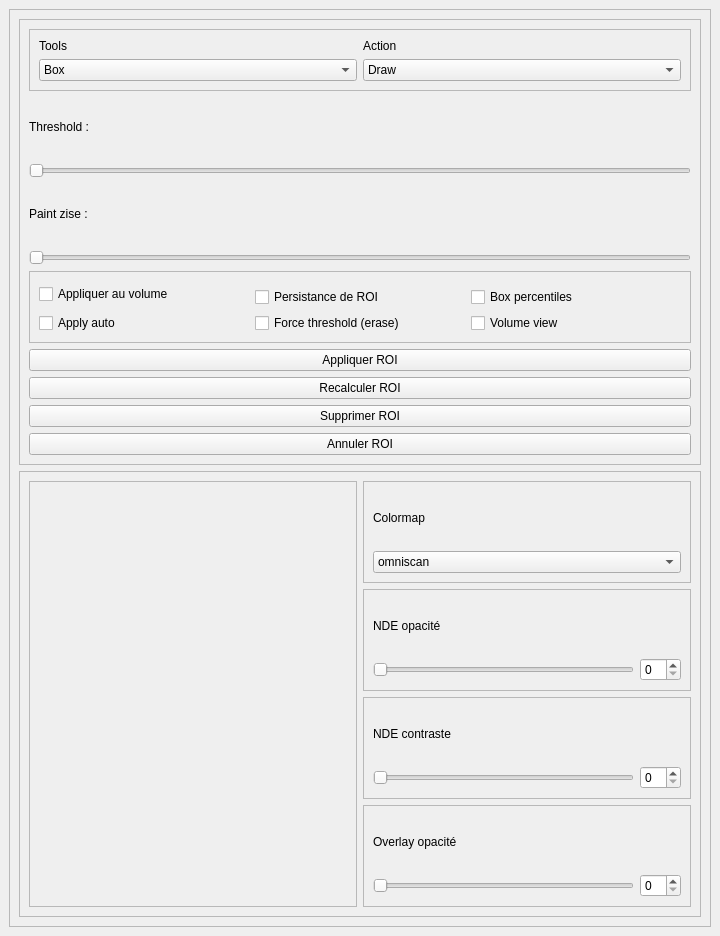
<?xml version="1.0" encoding="UTF-8"?>
<ui version="4.0">
 <class>DockWidget</class>
 <widget class="QDockWidget" name="DockWidget">
  <property name="geometry">
   <rect>
    <x>0</x>
    <y>0</y>
    <width>720</width>
    <height>936</height>
   </rect>
  </property>
  <property name="windowTitle">
   <string>DockWidget</string>
  </property>
  <widget class="ToolsPanel" name="dockWidgetContents">
   <layout class="QGridLayout" name="gridLayout_4">
    <item row="0" column="0">
     <widget class="QScrollArea" name="scrollArea_2">
      <property name="widgetResizable">
       <bool>true</bool>
      </property>
      <widget class="QWidget" name="scrollAreaWidgetContents_2">
       <property name="geometry">
        <rect>
         <x>0</x>
         <y>0</y>
         <width>698</width>
         <height>890</height>
        </rect>
       </property>
       <layout class="QVBoxLayout" name="verticalLayout">
        <item>
         <widget class="QFrame" name="frame">
          <property name="sizePolicy">
           <sizepolicy hsizetype="Minimum" vsizetype="Minimum">
            <horstretch>0</horstretch>
            <verstretch>0</verstretch>
           </sizepolicy>
          </property>
          <property name="frameShape">
           <enum>QFrame::Shape::StyledPanel</enum>
          </property>
          <property name="frameShadow">
           <enum>QFrame::Shadow::Raised</enum>
          </property>
          <layout class="QVBoxLayout" name="verticalLayout_5">
           <property name="sizeConstraint">
            <enum>QLayout::SizeConstraint::SetMinimumSize</enum>
           </property>
           <item>
            <widget class="QFrame" name="frame_3">
             <property name="frameShape">
              <enum>QFrame::Shape::StyledPanel</enum>
             </property>
             <property name="frameShadow">
              <enum>QFrame::Shadow::Raised</enum>
             </property>
             <layout class="QGridLayout" name="gridLayout_6">
              <item row="1" column="1">
               <widget class="QLabel" name="label">
                <property name="text">
                 <string>Action</string>
                </property>
               </widget>
              </item>
              <item row="2" column="0">
               <widget class="QComboBox" name="comboBox">
                <item>
                 <property name="text">
                  <string>Box</string>
                 </property>
                </item>
                <item>
                 <property name="text">
                  <string>Free Hand</string>
                 </property>
                </item>
                <item>
                 <property name="text">
                  <string>Grow</string>
                 </property>
                </item>
                <item>
                 <property name="text">
                  <string>Line</string>
                 </property>
                </item>
                <item>
                 <property name="text">
                  <string>Paint</string>
                 </property>
                </item>
                <item>
                 <property name="text">
                  <string>Mod</string>
                 </property>
                </item>
                <item>
                 <property name="text">
                  <string>Peak</string>
                 </property>
                </item>
               </widget>
              </item>
              <item row="1" column="0">
               <widget class="QLabel" name="label_8">
                <property name="text">
                 <string>Tools</string>
                </property>
               </widget>
              </item>
              <item row="2" column="1">
               <widget class="QComboBox" name="comboBox_3">
                <item>
                 <property name="text">
                  <string>Draw</string>
                 </property>
                </item>
                <item>
                 <property name="text">
                  <string>Erase</string>
                 </property>
                </item>
               </widget>
              </item>
             </layout>
            </widget>
           </item>
           <item>
            <widget class="QLabel" name="label_2">
             <property name="text">
              <string>Threshold :</string>
             </property>
            </widget>
           </item>
           <item>
            <widget class="QSlider" name="horizontalSlider">
             <property name="orientation">
              <enum>Qt::Orientation::Horizontal</enum>
             </property>
            </widget>
           </item>
           <item>
            <widget class="QLabel" name="label_6">
             <property name="text">
              <string>Paint zise : </string>
             </property>
            </widget>
           </item>
           <item>
            <widget class="QSlider" name="horizontalSlider_3">
             <property name="orientation">
              <enum>Qt::Orientation::Horizontal</enum>
             </property>
            </widget>
           </item>
           <item>
            <widget class="QFrame" name="frame_4">
             <property name="frameShape">
              <enum>QFrame::Shape::StyledPanel</enum>
             </property>
             <property name="frameShadow">
              <enum>QFrame::Shadow::Raised</enum>
             </property>
             <layout class="QGridLayout" name="gridLayout_7">
              <item row="3" column="0">
               <widget class="QCheckBox" name="checkBox_5">
                <property name="text">
                 <string>Apply auto</string>
                </property>
               </widget>
              </item>
              <item row="1" column="2">
               <widget class="QCheckBox" name="checkBox_2">
                <property name="text">
                 <string>Box percentiles</string>
                </property>
               </widget>
              </item>
              <item row="1" column="1">
               <widget class="QCheckBox" name="checkBox_3">
                <property name="text">
                 <string>Persistance de ROI</string>
                </property>
               </widget>
              </item>
              <item row="0" column="0" rowspan="2" colspan="2">
               <widget class="QCheckBox" name="checkBox">
                <property name="text">
                 <string>Appliquer au volume</string>
                </property>
               </widget>
              </item>
              <item row="3" column="1">
               <widget class="QCheckBox" name="checkBox_4">
                <property name="text">
                 <string>Force threshold (erase)</string>
                </property>
               </widget>
              </item>
              <item row="3" column="2">
               <widget class="QCheckBox" name="checkBox_6">
                <property name="text">
                 <string>Volume view</string>
                </property>
               </widget>
              </item>
             </layout>
            </widget>
           </item>
           <item>
            <widget class="QPushButton" name="pushButton_7">
             <property name="text">
              <string>Appliquer ROI</string>
             </property>
            </widget>
           </item>
           <item>
            <widget class="QPushButton" name="pushButton_2">
             <property name="text">
              <string>Recalculer ROI</string>
             </property>
            </widget>
           </item>
           <item>
            <widget class="QPushButton" name="pushButton_3">
             <property name="text">
              <string>Supprimer ROI</string>
             </property>
            </widget>
           </item>
           <item>
            <widget class="QPushButton" name="pushButton_4">
             <property name="text">
              <string>Annuler ROI</string>
             </property>
            </widget>
           </item>
          </layout>
         </widget>
        </item>
        <item>
         <widget class="QFrame" name="frame_2">
          <property name="sizePolicy">
           <sizepolicy hsizetype="Minimum" vsizetype="Minimum">
            <horstretch>0</horstretch>
            <verstretch>0</verstretch>
           </sizepolicy>
          </property>
          <property name="minimumSize">
           <size>
            <width>0</width>
            <height>75</height>
           </size>
          </property>
          <property name="frameShape">
           <enum>QFrame::Shape::StyledPanel</enum>
          </property>
          <property name="frameShadow">
           <enum>QFrame::Shadow::Raised</enum>
          </property>
          <layout class="QGridLayout" name="gridLayout_3">
           <property name="sizeConstraint">
            <enum>QLayout::SizeConstraint::SetMinimumSize</enum>
           </property>
           <item row="2" column="1">
            <widget class="QFrame" name="frame_11">
             <property name="sizePolicy">
              <sizepolicy hsizetype="Minimum" vsizetype="Minimum">
               <horstretch>0</horstretch>
               <verstretch>0</verstretch>
              </sizepolicy>
             </property>
             <property name="frameShape">
              <enum>QFrame::Shape::StyledPanel</enum>
             </property>
             <property name="frameShadow">
              <enum>QFrame::Shadow::Raised</enum>
             </property>
             <layout class="QGridLayout" name="gridLayout_5">
              <property name="sizeConstraint">
               <enum>QLayout::SizeConstraint::SetMinimumSize</enum>
              </property>
              <item row="1" column="0">
               <widget class="QSlider" name="horizontalSlider_7">
                <property name="orientation">
                 <enum>Qt::Orientation::Horizontal</enum>
                </property>
               </widget>
              </item>
              <item row="1" column="1">
               <widget class="QSpinBox" name="spinBox_5"/>
              </item>
              <item row="0" column="0">
               <widget class="QLabel" name="label_12">
                <property name="text">
                 <string>NDE contraste</string>
                </property>
               </widget>
              </item>
             </layout>
            </widget>
           </item>
           <item row="3" column="1">
            <widget class="QFrame" name="frame_9">
             <property name="sizePolicy">
              <sizepolicy hsizetype="Minimum" vsizetype="Minimum">
               <horstretch>0</horstretch>
               <verstretch>0</verstretch>
              </sizepolicy>
             </property>
             <property name="frameShape">
              <enum>QFrame::Shape::StyledPanel</enum>
             </property>
             <property name="frameShadow">
              <enum>QFrame::Shadow::Raised</enum>
             </property>
             <layout class="QGridLayout" name="gridLayout_2">
              <property name="sizeConstraint">
               <enum>QLayout::SizeConstraint::SetMinimumSize</enum>
              </property>
              <item row="1" column="0">
               <widget class="QSlider" name="horizontalSlider_6">
                <property name="orientation">
                 <enum>Qt::Orientation::Horizontal</enum>
                </property>
               </widget>
              </item>
              <item row="1" column="1">
               <widget class="QSpinBox" name="spinBox_4"/>
              </item>
              <item row="0" column="0">
               <widget class="QLabel" name="label_9">
                <property name="text">
                 <string>Overlay opacité</string>
                </property>
               </widget>
              </item>
             </layout>
            </widget>
           </item>
           <item row="0" column="1">
            <widget class="QFrame" name="frame_10">
             <property name="sizePolicy">
              <sizepolicy hsizetype="Preferred" vsizetype="Minimum">
               <horstretch>0</horstretch>
               <verstretch>0</verstretch>
              </sizepolicy>
             </property>
             <property name="frameShape">
              <enum>QFrame::Shape::StyledPanel</enum>
             </property>
             <property name="frameShadow">
              <enum>QFrame::Shadow::Raised</enum>
             </property>
             <layout class="QVBoxLayout" name="verticalLayout_4">
              <property name="sizeConstraint">
               <enum>QLayout::SizeConstraint::SetMinimumSize</enum>
              </property>
              <item>
               <widget class="QLabel" name="label_11">
                <property name="text">
                 <string>Colormap</string>
                </property>
               </widget>
              </item>
              <item>
               <widget class="QComboBox" name="comboBox_2">
                <item>
                 <property name="text">
                  <string>omniscan</string>
                 </property>
                </item>
                <item>
                 <property name="text">
                  <string>gray</string>
                 </property>
                </item>
               </widget>
              </item>
             </layout>
            </widget>
           </item>
           <item row="1" column="1">
            <widget class="QFrame" name="frame_8">
             <property name="sizePolicy">
              <sizepolicy hsizetype="Minimum" vsizetype="Minimum">
               <horstretch>0</horstretch>
               <verstretch>0</verstretch>
              </sizepolicy>
             </property>
             <property name="frameShape">
              <enum>QFrame::Shape::StyledPanel</enum>
             </property>
             <property name="frameShadow">
              <enum>QFrame::Shadow::Raised</enum>
             </property>
             <layout class="QGridLayout" name="gridLayout">
              <property name="sizeConstraint">
               <enum>QLayout::SizeConstraint::SetMinimumSize</enum>
              </property>
              <item row="1" column="0">
               <widget class="QSlider" name="horizontalSlider_5">
                <property name="orientation">
                 <enum>Qt::Orientation::Horizontal</enum>
                </property>
               </widget>
              </item>
              <item row="0" column="0">
               <widget class="QLabel" name="label_10">
                <property name="text">
                 <string>NDE opacité</string>
                </property>
               </widget>
              </item>
              <item row="1" column="1">
               <widget class="QSpinBox" name="spinBox_3"/>
              </item>
             </layout>
            </widget>
           </item>
           <item row="0" column="0" rowspan="4">
            <widget class="QScrollArea" name="scrollArea">
             <property name="sizePolicy">
              <sizepolicy hsizetype="MinimumExpanding" vsizetype="MinimumExpanding">
               <horstretch>0</horstretch>
               <verstretch>0</verstretch>
              </sizepolicy>
             </property>
             <property name="minimumSize">
              <size>
               <width>0</width>
               <height>75</height>
              </size>
             </property>
             <property name="widgetResizable">
              <bool>true</bool>
             </property>
             <widget class="QWidget" name="scrollAreaWidgetContents">
              <property name="geometry">
               <rect>
                <x>0</x>
                <y>0</y>
                <width>322</width>
                <height>407</height>
               </rect>
              </property>
              <property name="minimumSize">
               <size>
                <width>0</width>
                <height>75</height>
               </size>
              </property>
             </widget>
            </widget>
           </item>
          </layout>
         </widget>
        </item>
       </layout>
      </widget>
     </widget>
    </item>
   </layout>
  </widget>
 </widget>
 <customwidgets>
  <customwidget>
   <class>ToolsPanel</class>
   <extends>QWidget</extends>
   <header>views/tools_panel.h</header>
   <container>1</container>
  </customwidget>
 </customwidgets>
 <resources/>
 <connections/>
</ui>
